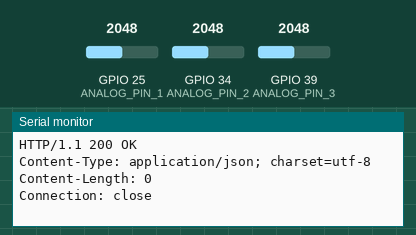
Recording of a sketch running on a simulated ESP32. Parts: the last lines printed to the serial monitor. The inputs (shaded band) are chosen by the test bench; at power-on: GPIO 25 (ANALOG_PIN_1) = 2048, GPIO 34 (ANALOG_PIN_2) = 2048, GPIO 39 (ANALOG_PIN_3) = 2048. WiFi joins after 1.5 s; servers stay silent unless stated; uploads are accepted with an empty reply.

Above: at 2.7 s.
2.8 s: GPIO 25 (ANALOG_PIN_1) set to 960
At 6.1 s:
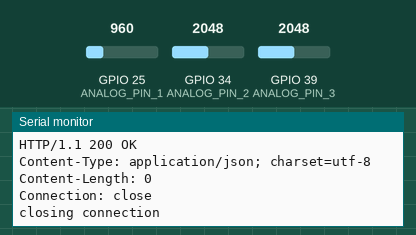
8.5 s: GPIO 34 (ANALOG_PIN_2) set to 960
At 8.99 s:
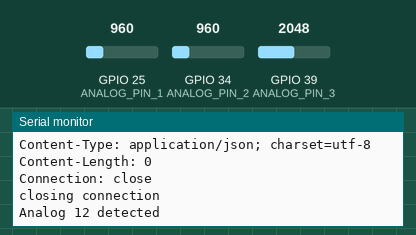
14.2 s: GPIO 39 (ANALOG_PIN_3) set to 960
At 16.06 s:
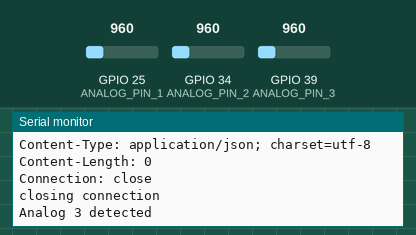
19.9 s: GPIO 25 (ANALOG_PIN_1) set to 510
At 20.86 s:
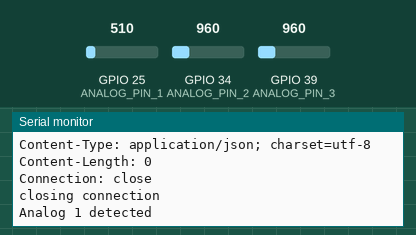
25.6 s: GPIO 34 (ANALOG_PIN_2) set to 510
At 26.92 s:
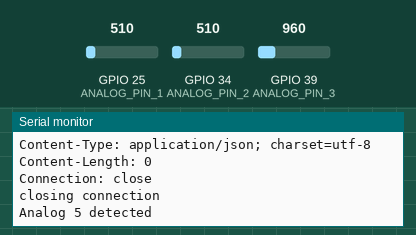
31.3 s: GPIO 39 (ANALOG_PIN_3) set to 510
At 32.98 s:
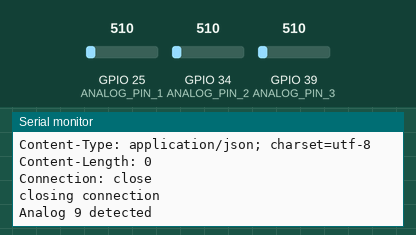
Timing chart, 0 to 34.5 s (numbered marks = the images above; inputs shaded):
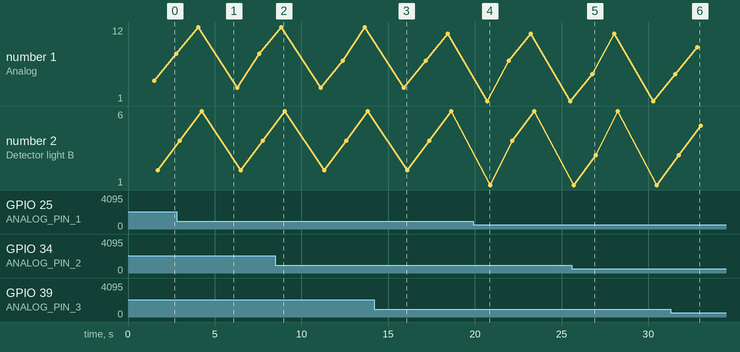

Measured:
- after the input at 19.9 s, the serial monitor: prints a new line after 0.80 s (image 4)
- after the input at 25.6 s, the serial monitor: prints a new line after 1.2 s (image 5)
- after the input at 31.3 s, the serial monitor: prints a new line after 1.5 s (image 6)
- plotted number 1: 12 → 11 after the input at 14.2 s, 11 → 1 after the input at 19.9 s, 1 → 9 after the input at 31.3 s

The sketch:

ConnectWifi_AnalogRead_ON-OFF.ino
```cpp
#include <WiFi.h>
#include <WiFiClient.h>

#define ANALOG_PIN_1 25 // A1
#define ANALOG_PIN_2 34 // A2
#define ANALOG_PIN_3 39 // A3

int analog_value = 0;
int ButtonRead = 0;
int PressedButton = 0;
int PreviousPressedButton1 = 0;
int PreviousPressedButton2 = 0;
int PreviousPressedButton3 = 0;
int value = 0;
int state;

bool lastpressedbutton1 = true;
bool lastpressedbutton2 = true;
bool lastpressedbutton3 = true;
bool lastpressedbutton4 = true;
bool lastpressedbutton5 = true;
bool lastpressedbutton6 = true;
bool lastpressedbutton7 = true;
bool lastpressedbutton8 = true;

const char* ssid = "VIDEOTRON9664";
const char* password =  "ym8qxtb3cg";

String complete_addresse;
const char* host = "192.168.0.106";
const int httpPort = 8090;

String http_adresse = "http://";
String host_code = "192.168.0.106:8090";
String code = "/ButtonDetector";
char* locations[] = {"B1", "B1","B2", "B2","B3", "B3","B4", "B4","B5", "B5","B6", "B6"};
//String location;

unsigned long timeout;

WiFiClient client;

void setup() {

  // put your setup code here, to run once:
  Serial.begin(115200);
  Serial.println("Connecting to WiFi..");

  WiFi.begin(ssid, password);
  while (WiFi.status() != WL_CONNECTED) {
    delay(500);
    Serial.print(".");
  }

  Serial.println("Connected to the WiFi network");
  Serial.println("");
  Serial.println("WiFi connected");
  Serial.println("IP address: ");
  Serial.println(WiFi.localIP());
  Serial.print("Netmask: ");
  Serial.println(WiFi.subnetMask());
  Serial.print("Gateway: ");
  Serial.println(WiFi.gatewayIP());


}

void loop() {
  ButtonRead = analogRead(ANALOG_PIN_1);
  PreviousPressedButton1 = ReadButtonONOFF(0, ButtonRead, PreviousPressedButton1);

  ButtonRead = analogRead(ANALOG_PIN_2);
  PreviousPressedButton2 = ReadButtonONOFF(4, ButtonRead, PreviousPressedButton2);

  ButtonRead = analogRead(ANALOG_PIN_3);
  PreviousPressedButton3 = ReadButtonONOFF(8, ButtonRead, PreviousPressedButton3);

  delay(1000);
}


void SendLightState(int PressedButton){
  if (PressedButton % 2 == 0){
    state = 1;
  }
  else {
    state = 0;
  }

  if (!client.connect(host, httpPort)) {
    Serial.println("connection failed");
    return;
  }

  complete_addresse= code + "?light=" + locations[PressedButton-1] + "&state=" + state;
  Serial.print("Requesting URL: ");
  Serial.println(complete_addresse);

  client.print(String("GET ") + complete_addresse + " HTTP/1.1\r\n" +
                 "Host: " + host + "\r\n" +
                 "Connection: close\r\n\r\n");
  unsigned long timeout = millis();
  while (client.available() == 0) {
      if (millis() - timeout > 5000) {
          Serial.println(">>> Client Timeout !");
          client.stop();
          return;
      }
  }

  // Read all the lines of the reply from server and print them to Serial
  while(client.available()) {
      String line = client.readStringUntil('\r');
      Serial.print(line);
  }

  Serial.println();
  Serial.println("closing connection");

  complete_addresse = "";
}

int ReadButtonONOFF(int AnalogIn, int ButtonRead, int PreviousPressedButton) {
  // grab the PressedButton state of the remote-buttons
  if (ButtonRead > 450 && ButtonRead < 550) {
    PressedButton = 1 + AnalogIn;
    PrintDetectedButton(PressedButton);
    SendLightState(PressedButton);
  }
  if (ButtonRead > 550 && ButtonRead < 750) {
    PressedButton = 2 + AnalogIn;
    PrintDetectedButton(PressedButton);
    SendLightState(PressedButton);
  }
  if (ButtonRead > 750 && ButtonRead < 1000) {
    PressedButton = 3 + AnalogIn;
    PrintDetectedButton(PressedButton);
    SendLightState(PressedButton);
  }
  if (ButtonRead > 1000) {
    PressedButton = 4 + AnalogIn;
    PrintDetectedButton(PressedButton);
    SendLightState(PressedButton);
  }

  if(PressedButton == PreviousPressedButton){
    return PressedButton;
  }
  else{
    PreviousPressedButton = PressedButton;
  }

  return PreviousPressedButton;
}

void PrintWifiInfo(){
  Serial.println("Connected to the WiFi network");
  Serial.println("");
  Serial.println("WiFi connected");
  Serial.println("IP address: ");
  Serial.println(WiFi.localIP());
  Serial.print("Netmask: ");
  Serial.println(WiFi.subnetMask());
  Serial.print("Gateway: ");
  Serial.println(WiFi.gatewayIP());
}

void PrintDetectedButton(int PressedButton){
    Serial.print("Analog ");
    Serial.print(PressedButton);
    Serial.print(" detected");
    Serial.println("");
}
```
